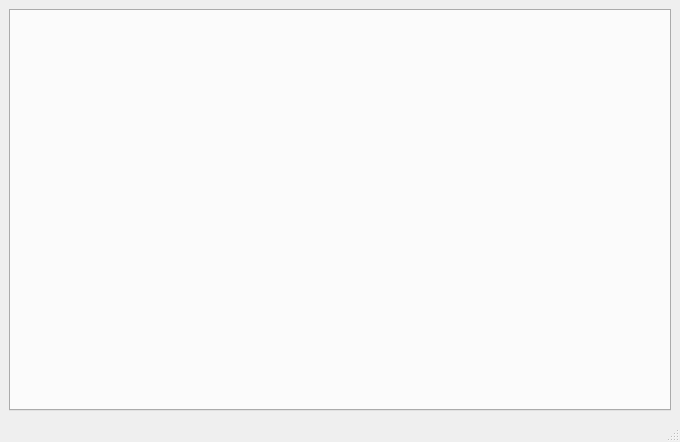
<?xml version="1.0" encoding="UTF-8"?>
<ui version="4.0">
 <class>MainWindow</class>
 <widget class="QMainWindow" name="MainWindow">
  <property name="geometry">
   <rect>
    <x>0</x>
    <y>0</y>
    <width>680</width>
    <height>442</height>
   </rect>
  </property>
  <property name="windowTitle">
   <string>MainWindow</string>
  </property>
  <widget class="QWidget" name="centralwidget">
   <layout class="QVBoxLayout" name="verticalLayout">
    <item>
     <widget class="QTabWidget" name="tabWidget">
      <property name="tabPosition">
       <enum>QTabWidget::West</enum>
      </property>
      <property name="currentIndex">
       <number>-1</number>
      </property>
     </widget>
    </item>
   </layout>
  </widget>
  <widget class="QMenuBar" name="menubar">
   <property name="geometry">
    <rect>
     <x>0</x>
     <y>0</y>
     <width>680</width>
     <height>25</height>
    </rect>
   </property>
  </widget>
  <widget class="QStatusBar" name="statusbar"/>
 </widget>
 <resources/>
 <connections/>
</ui>
